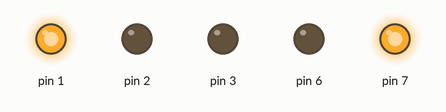
Simulated run of this sketch. Board: Arduino Uno, built with avr-gcc and run on an emulated ATmega328P. On the bench: output pins drawn as LEDs (lit = HIGH).

Above: at 5.0 s.
At 11.0 s:
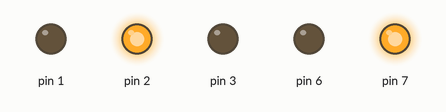
At 17.0 s:
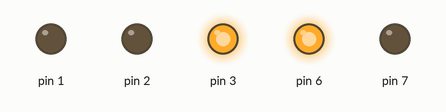
Timing chart, 0 to 28.6 s (numbered marks = the images above):
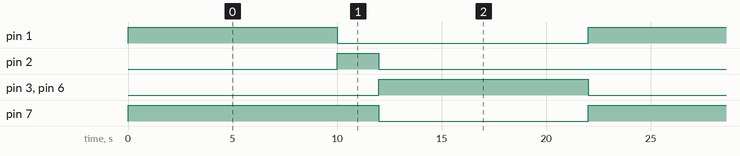

Measured:
- by itself, pin 1, pin 3, pin 6: alternates HIGH for 10.0 s and LOW for 12.0 s
- by itself, pin 2: alternates HIGH for 2.0 s and LOW for 20.0 s
- by itself, pin 7: alternates HIGH for 12.0 s and LOW for 10.0 s

The sketch:

code.ino
```cpp
void setup()
{
  pinMode(1, OUTPUT);
  pinMode(2, OUTPUT);
  pinMode(3, OUTPUT);
  pinMode(6, OUTPUT);
  pinMode(7, OUTPUT);
}

void loop()
{
  digitalWrite(1, HIGH);
  digitalWrite(7, HIGH);
  delay(10000);
  digitalWrite(1, LOW);
  digitalWrite(2, HIGH);
  delay(2000);
  digitalWrite(2, LOW);
  digitalWrite(7, LOW);
  digitalWrite(3, HIGH);
  digitalWrite(6, HIGH);
  delay(10000);
  digitalWrite(3, LOW);
  digitalWrite(6, LOW);
}
```
